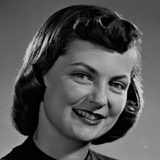
%> input picture Digital_Image_Processing/AS4/Assign4_imgs/Uncompressed_01.bmp, 160 x 160 px
$ octave q2_fwt.m   (GNU Octave 9; MATLAB toolbox functions it lacks are replaced by stand-ins)
%> lines starting %> are read from the running program, lines starting %| are printed output that depends on the picture
### Digital_Image_Processing/AS4/20172088/RunLengthEncoding.m
function Output=RunLengthEncoding(Input)
L=length(Input);
j=1;
k=1;
i=1;
while i<2*L
    comp=1;
    for j=j:L
        if j==L
            break
        end;
         if Input(j)==Input(j+1)
            comp=comp+1;
        else
            break
        end;
    end;
        Output(k+1)=comp;
        Output(k)=Input(j);
        if j==L && Input(j-1)==Input(j)
            break
        end;
        i=i+1;
        k=k+2;
        j=j+1;
        if j==L
            if mod(L,2)==0
            Output(k+1)=1;
            Output(k)=Input(j);
            else
            Output(k+1)=1;
            Output(k)=Input(j);
                       end;
             break
        end;
    end;

### Digital_Image_Processing/AS4/20172088/q2_fwt.m
I = im2double(imread('Uncompressed_01.bmp'));
%> I: size 160x160x3 double; min 0, max 0.847, mean 0.328
figure,imshow((I));
I1 = I(:,:,1);
I2 = I(:,:,2);
I3 = I(:,:,3);
Cr = 0.01;
X1=zeros(size(I,1)/8,size(I,2)/8,8,8);
X2=zeros(size(I,1)/8,size(I,2)/8,8,8);
X3=zeros(size(I,1)/8,size(I,2)/8,8,8);


N = 8;
H = hadamard(N);
Q_y = [16  11 10 16 124  140  151  161;
       12 12 14 19 126  158  160  155;
       14 13 16 24 140  157  169  156;
       14 17 22 29 151  187  180  162;
       18 22 37 56 168  109  103  177;
       24 35 55 64 181  104  113  192;
       49 64 78 87 103  121  120  101;
       72 92 95 98 112  100  103  199 ] ;
 Q_c =   [17  18 24 47 99 99 99  99;
          18 21 26 66 99 99 99  99;
          24 26 56 99 99 99 99  99;
          47 66 99 99 99 99 99  99;
          99 99 99 99 99 99 99  99;
          99 99 99 99 99 99 99  99;
          99 99 99 99 99 99 99  99;
          99 99 99 99 99 99 99  99 ] ;
Q_y = round(Cr*Q_y);
Q_c = round(Cr*Q_c);
Comp_Img1 = cell((size(I,1)/8),(size(I,2)/8));
Comp_Img2 = cell((size(I,1)/8),(size(I,2)/8));
Comp_Img3 = cell((size(I,1)/8),(size(I,2)/8));

for J=1:size(I,1)/8
    for K=1:size(I,2)/8
        for j=1:8
            for k=1:8
                X1(J,K,j,k)=I1((J-1)*8+j,(K-1)*8+k);
                X2(J,K,j,k)=I2((J-1)*8+j,(K-1)*8+k);
                X3(J,K,j,k)=I3((J-1)*8+j,(K-1)*8+k);
            end
        end
    end
end
Count = 0;
Final_length =[];
for J=1:size(I,1)/8
    for K=1:size(I,2)/8
        Im_temp=squeeze(X1(J,K,:,:));
        Im_temp=round(  (fwht( double(Im_temp) - 127 ,N,'hadamard'))./Q_y);
        LO = mat2lin(Im_temp);
        L = detect_last_o(LO);
        Final_length = [Final_length real(L)];
        Count = Count + size(L,2);
        Comp_Img1{J,K} = L;

        Im_temp=squeeze(X2(J,K,:,:));
        Im_temp=round(  (fwht( double(Im_temp) - 127 ,N,'hadamard'))./Q_c);
        LO = mat2lin(Im_temp);
        L = detect_last_o(LO);
        Final_length = [Final_length real(L)];
        Count = Count + size(L,2);
        Comp_Img2{J,K} = L;

        Im_temp=squeeze(X3(J,K,:,:));
        Im_temp=round(  (fwht( double(Im_temp) - 127 ,N,'hadamard'))./Q_c);
        LO = mat2lin(Im_temp);
        L = detect_last_o(LO);
        Final_length = [Final_length real(L)];
        Count = Count + size(L,2);
        Comp_Img3{J,K} = L;
    end
end
%> after the loop, Comp_Img1 = 400 items; Comp_Img2 = 400 items; Comp_Img3 = 400 items; Count = 34800
disp('-------CompressionRatio---------')
disp(Count/(3*size(I,1)*size(I,2)));
%| 0.4531
I_c1 = zeros(size(I,1),size(I,2));
I_c2 = zeros(size(I,1),size(I,2));
I_c3 = zeros(size(I,1),size(I,2));
Encoded = RunLengthEncoding(Final_length);
%> after the loop in RunLengthEncoding, `while i<2*L`: i = 11892; j = 34800; k = 23783

for J=1:size(I,1)/8
    for K=1:size(I,2)/8

        R = lin2mat(Comp_Img1{J,K},8,8);
        R = ifwht(R.*Q_y,N,'hadamard') + 127;
        for j=1:8
            for k=1:8
                I_c1((J-1)*8+j,(K-1)*8+k) = R(j,k);
            end
        end

        R = lin2mat(Comp_Img2{J,K},8,8);
        R = ifwht(R.*Q_c,N,'hadamard') + 127;
        for j=1:8
            for k=1:8
                I_c2((J-1)*8+j,(K-1)*8+k) = R(j,k);
            end
        end

        R = lin2mat(Comp_Img3{J,K},8,8);
        R = ifwht(R.*Q_c,N,'hadamard') + 127;
        for j=1:8
            for k=1:8
                I_c3((J-1)*8+j,(K-1)*8+k) = R(j,k);
            end
        end
    end
end
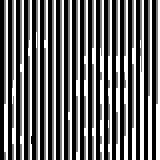
%> I_c1: size 160x160 double; 50% of the values are NaN or infinite; the others: min -1, max 1, mean 0.61; drawn with min black, max white, NaN and infinite black
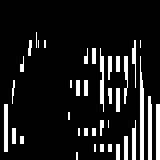
%> I_c2: size 160x160 double; 50% of the values are NaN or infinite; the others: min 0, max 1, mean 0.219; drawn with min black, max white, NaN and infinite black
I_c = cat(3,I_c1,I2,I3);
%> I_c: size 160x160x3 double; 16.67% of the values are NaN or infinite; the others: min -1, max 1, mean 0.384
figure,imshow(real(I_c));
%> after `imshow(real(I_c))`:
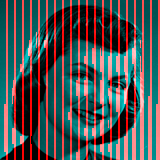
%> displayed picture: size 160x160x3, on the screen's scale of 0 to 255; mean R, G, B 77.9, 83.6, 83.6


%% RMS error
difference = (I) - (real(I_c));
%> difference: size 160x160x3 double; 16.67% of the values are NaN or infinite; the others: min -1, max 1, mean -0.0564
squaredError = difference .^ 2;
%> squaredError: size 160x160x3 double; 16.67% of the values are NaN or infinite; the others: min 0, max 1, mean 0.0609
figure,imshow((squaredError));
meanSquaredError = sum(squaredError(:)) / numel(I);
%> meanSquaredError = NaN
rmsError = sqrt(meanSquaredError);
%> rmsError = NaN
disp('-------------RMSError---------')
disp(rmsError)
%| NaN

$ run again, with Digital_Image_Processing/AS4/Assign4_imgs/Uncompressed_02.BMP copied over Digital_Image_Processing/AS4/Assign4_imgs/Uncompressed_01.bmp
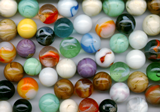
%> input picture Digital_Image_Processing/AS4/Assign4_imgs/Uncompressed_02.BMP, 160 x 112 px
%> `I3 = I(:,:,3);`:
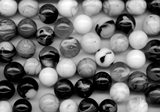
%> I3: size 112x160 double; min 0, max 1, mean 0.443
%> after the loop `for J=1:size(I,1)/8`: Comp_Img1 = 280 items; Count = 24360
%| 0.4531
%> after the loop in RunLengthEncoding, `while i<2*L`: i = 8086; j = 24360; k = 16171
%> after the loop `for J=1:size(I,1)/8`:
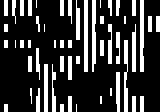
%> I_c3: size 112x160 double; 50% of the values are NaN or infinite; the others: min 0, max 1, mean 0.436; drawn with min black, max white, NaN and infinite black
%> I_c: size 112x160x3 double; 16.67% of the values are NaN or infinite; the others: min 0, max 1, mean 0.543
%> difference: size 112x160x3 double; 16.67% of the values are NaN or infinite; the others: min -1, max 0.906, mean -0.052
%> squaredError: size 112x160x3 double; 16.67% of the values are NaN or infinite; the others: min 0, max 1, mean 0.0414
%> meanSquaredError = NaN
%| NaN

$ run again, with Digital_Image_Processing/AS4/Assign4_imgs/Uncompressed_03.bmp copied over Digital_Image_Processing/AS4/Assign4_imgs/Uncompressed_01.bmp
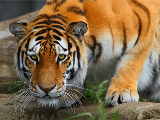
%> input picture Digital_Image_Processing/AS4/Assign4_imgs/Uncompressed_03.bmp, 160 x 120 px
%> `I3 = I(:,:,3);`:
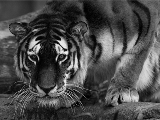
%> I3: size 120x160 double; min 0, max 0.965, mean 0.291
%> after the loop `for J=1:size(I,1)/8`: Comp_Img1 = 300 items; Count = 26100
%| 0.4531
%> after the loop in RunLengthEncoding, `while i<2*L`: i = 9347; j = 26100; k = 18693
%> after the loop `for J=1:size(I,1)/8`:
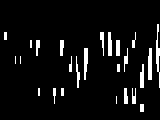
%> I_c3: size 120x160 double; 50% of the values are NaN or infinite; the others: min 0, max 1, mean 0.127; drawn with min black, max white, NaN and infinite black
%> I_c: size 120x160x3 double; 16.67% of the values are NaN or infinite; the others: min 0, max 1, mean 0.427
%> difference: size 120x160x3 double; 16.67% of the values are NaN or infinite; the others: min -0.992, max 0.847, mean -0.0431
%> squaredError: size 120x160x3 double; 16.67% of the values are NaN or infinite; the others: min 0, max 0.984, mean 0.042
%> meanSquaredError = NaN
%| NaN
